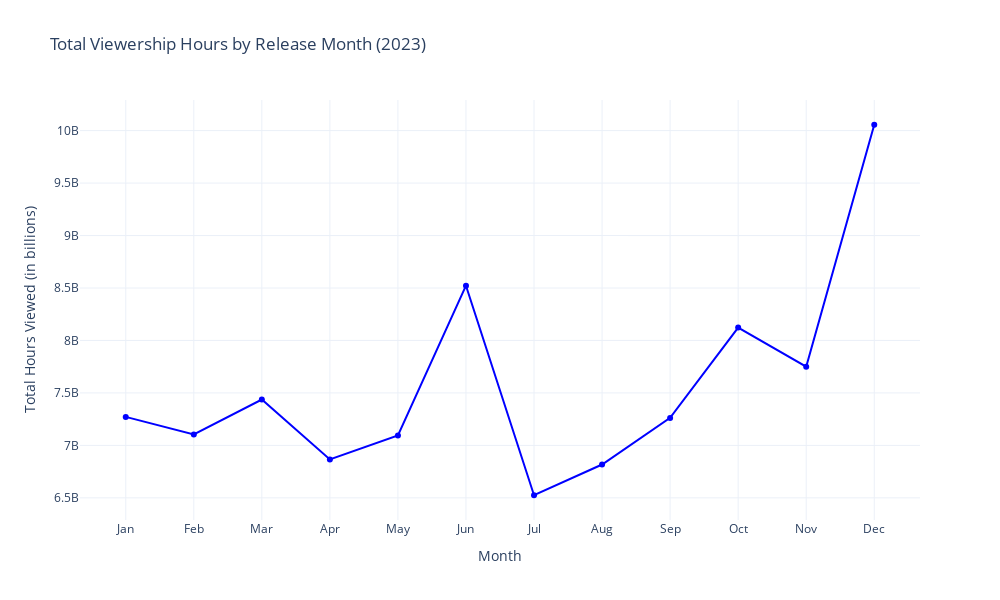

Notebook code for this chart:
### Code cell
# convert the "Release Date" to a datetime format and extract the month
netflix_data['Release Date'] = pd.to_datetime(netflix_data['Release Date'])
netflix_data['Release Month'] = netflix_data['Release Date'].dt.month

# aggregate viewership hours by release month
monthly_viewership = netflix_data.groupby('Release Month')['Hours Viewed'].sum()

fig = go.Figure(data=[
    go.Scatter(
        x=monthly_viewership.index,
        y=monthly_viewership.values,
        mode='lines+markers',
        marker=dict(color='blue'),
        line=dict(color='blue')
    )
])

fig.update_layout(
    title='Total Viewership Hours by Release Month (2023)',
    xaxis_title='Month',
    yaxis_title='Total Hours Viewed (in billions)',
     xaxis=dict(
        tickmode='array',
        tickvals=list(range(1, 13)),
        ticktext=['Jan', 'Feb', 'Mar', 'Apr', 'May', 'Jun', 'Jul', 'Aug', 'Sep', 'Oct', 'Nov', 'Dec']
    ),
    height=600,
    width=1000
)

fig.show()

### Figure 1 — Plotly figure (JSON) as saved in the notebook; plotly's stock layout.template omitted (floating-point values rounded to 4 significant figures)
{"data": [{"line": {"color": "blue"}, "marker": {"color": "blue"}, "mode": "lines+markers", "type": "scatter", "x": [1, 2, 3, 4, 5, 6, 7, 8, 9, 10, 11, 12], "y": [7271600000, 7103700000, 7437100000, 6865700000, 7094600000, 8522000000, 6524800000, 6817800000, 7262200000, 8123200000, 7749500000, 10055800000]}], "layout": {"height": 600, "title": {"text": "Total Viewership Hours by Release Month (2023)"}, "width": 1000, "xaxis": {"autorange": true, "range": [0.3277, 12.67], "tickmode": "array", "ticktext": ["Jan", "Feb", "Mar", "Apr", "May", "Jun", "Jul", "Aug", "Sep", "Oct", "Nov", "Dec"], "tickvals": [1, 2, 3, 4, 5, 6, 7, 8, 9, 10, 11, 12], "title": {"text": "Month"}, "type": "linear"}, "yaxis": {"autorange": true, "range": [6289000000.0, 10290000000.0], "title": {"text": "Total Hours Viewed (in billions)"}, "type": "linear"}}}
